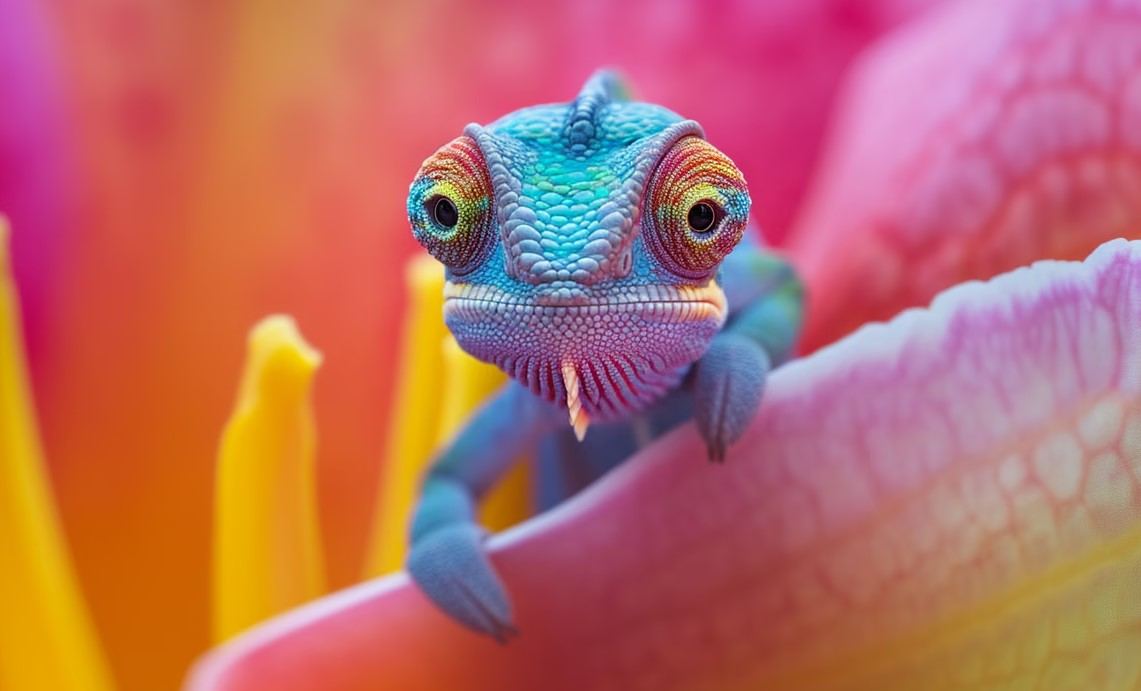
%> input picture image.jpg, 1141 x 691 px
$ octave --eval "result = image_to_bin('image.jpg');"   (GNU Octave 9; MATLAB toolbox functions it lacks are replaced by stand-ins)
%> lines starting %> are read from the running program, lines starting %| are printed output that depends on the picture; in (x1, y1, x2, y2) boxes, pixels count from 0 and x2, y2 are one past the last pixel; in counts of white or black regions, pixels touching at a corner belong together; the program's own positions count from 1
function binaryImgArray = image_to_bin(imagePath)
%> called with imagePath = 'image.jpg'
    % Load the image
    img = imread(imagePath);
%> img is the input picture: size 691x1141x3 uint8; mean R, G, B 185.1, 108.3, 103.2
    %img = imread('Test Images/ironmaiden.JPG');

    % Resize the image to 1280x800
    resizedImg = imresize(img, [800, 1280]);

    % Convert to grayscale if the image is in color
    if size(resizedImg, 3) == 3
        grayImg = rgb2gray(resizedImg);
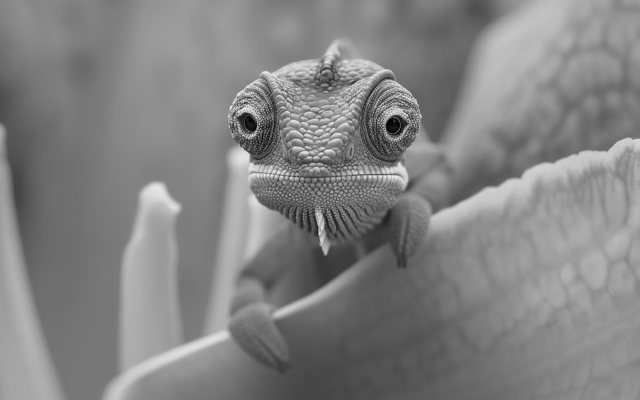
%> grayImg: size 800x1280 uint8 (shown at 1/2 size); min 0, max 246, mean 130.7
    else
        grayImg = resizedImg;
    end

    % Binarize the image using a global threshold
    threshold = graythresh(grayImg); % Calculate global threshold using Otsu's method
%> threshold = 0.51
    binaryImg = im2bw(grayImg, threshold);
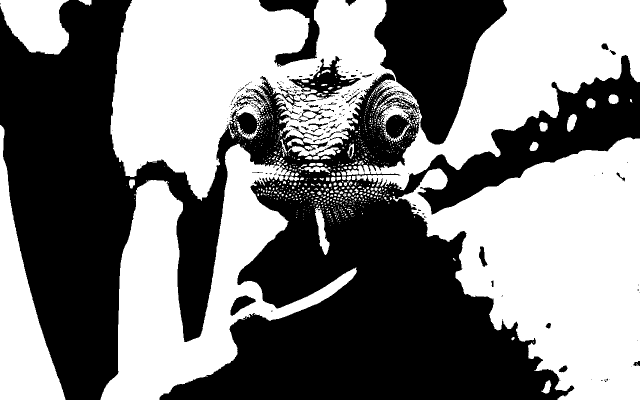
%> binaryImg: size 800x1280 logical (shown at 1/2 size); 50.2% white; 266 black regions (228 under 20 px), largest, box (x1, y1, x2, y2) and area: (0, 0, 1280, 800) 495620, (518, 0, 639, 133) 5605, (578, 112, 722, 196) 3947
    uint8binaryImg = reshape(binaryImg',8,[])';

    % Display the original, resized, and binary images
    binaryImgArray = uint8(uint8binaryImg * (2.^(7:-1:0))')';
    figure;
     subplot(1, 3, 1);
     imshow(img);
     title('Original Image');

     subplot(1, 3, 2);
     imshow(resizedImg);
     title('Resized Image (1280x800)');

     subplot(1, 3, 3);
     imshow(binaryImg);
     title('Binary Image');
end
